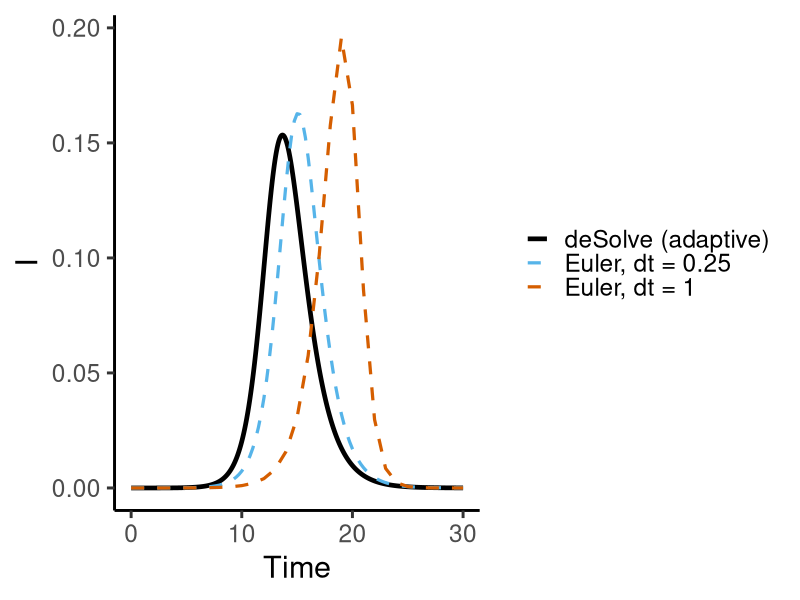
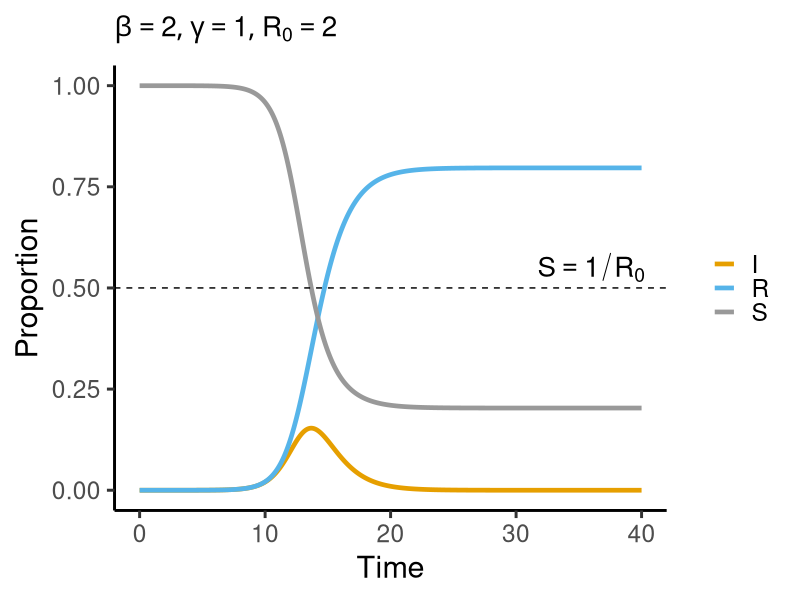
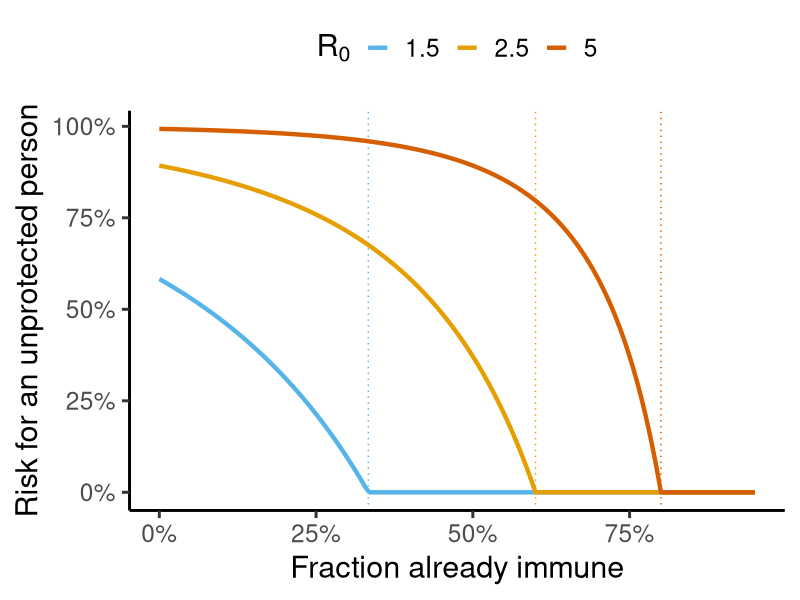
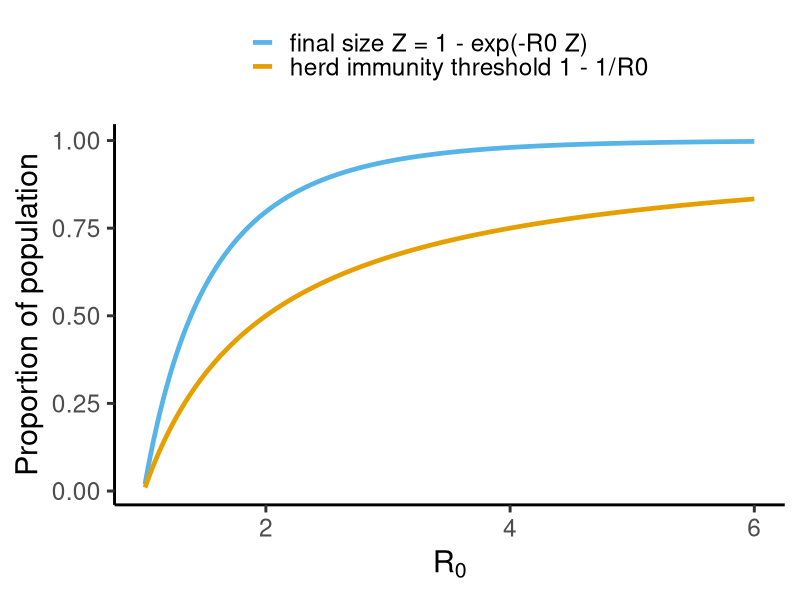
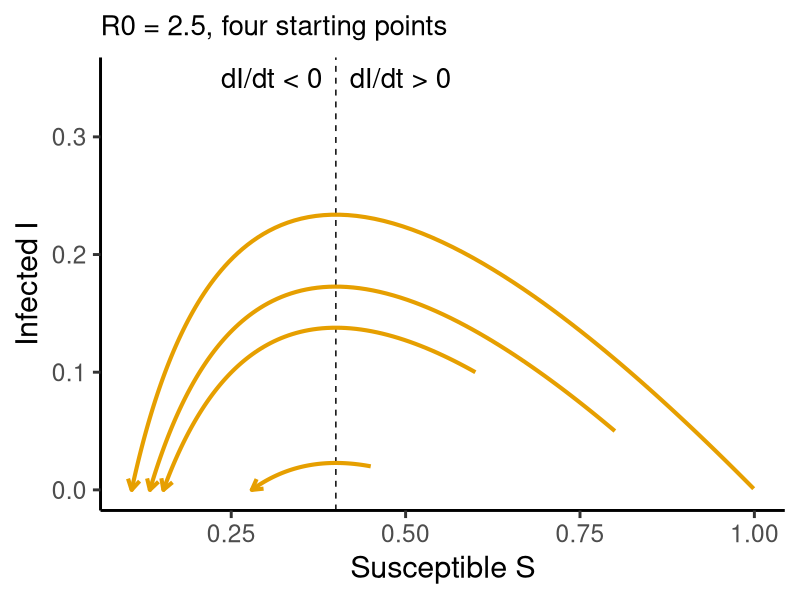
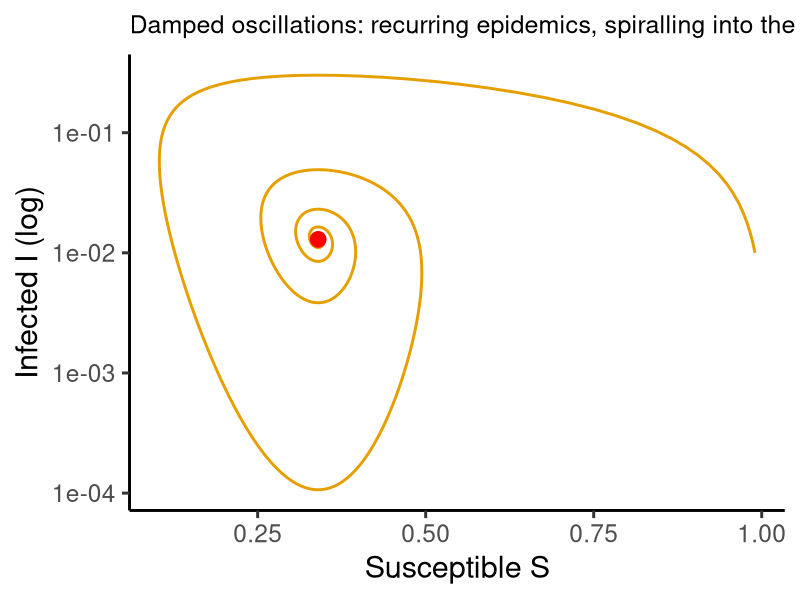
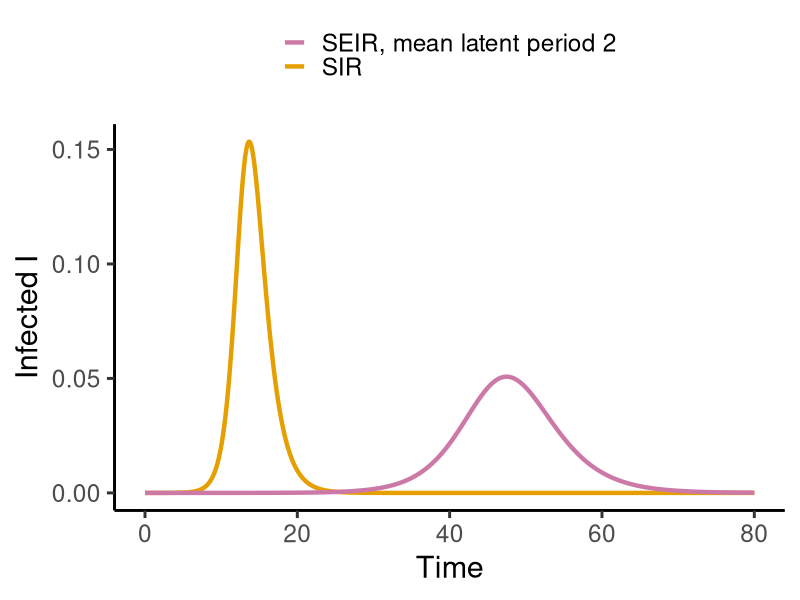

Write R code to recreate these figures, in order.
## ---- chunk 1
#| label: setup
library(deSolve)
library(ggplot2)
library(tidyr)
theme_set(theme_classic(base_size = 22))
pal <- c(S = "#999999", E = "#CC79A7", I = "#E69F00", R = "#56B4E9")
sir <- function(t, x, p) with(as.list(c(x, p)),
  list(c(-beta * S * I, beta * S * I - gamma * I, gamma * I)))
## ---- chunk 2
#| label: euler
#| fig-width: 11
#| fig-height: 3.4
euler <- function(dt, tmax = 30) {
  S <- 1 - 1e-6; I <- 1e-6; n <- round(tmax / dt)
  out <- data.frame(time = (0:n) * dt, I = NA_real_); out$I[1] <- I
  for (k in 1:n) {
    dS <- -2 * S * I; dI <- 2 * S * I - I
    S <- S + dS * dt; I <- I + dI * dt; out$I[k + 1] <- I
  }
  out
}
ref <- as.data.frame(ode(c(S = 1 - 1e-6, I = 1e-6, R = 0), seq(0, 30, 0.05), sir, c(beta = 2, gamma = 1)))
eu <- rbind(cbind(euler(1), method = "Euler, dt = 1"), cbind(euler(0.25), method = "Euler, dt = 0.25"))
ggplot() +
  geom_line(data = ref, aes(time, I, colour = "deSolve (adaptive)"), linewidth = 1.6) +
  geom_line(data = eu, aes(time, I, colour = method), linewidth = 1.1, linetype = "dashed") +
  scale_colour_manual(values = c("black", "#56B4E9", "#D55E00")) +
  labs(x = "Time", y = "I", colour = NULL)
## ---- chunk 3
#| label: sir
#| fig-width: 11
#| fig-height: 5.2
out <- as.data.frame(ode(c(S = 1 - 1e-6, I = 1e-6, R = 0), seq(0, 40, 0.05), sir,
                         c(beta = 2, gamma = 1)))
long <- pivot_longer(out, -time, names_to = "comp", values_to = "x")
ggplot(long, aes(time, x, colour = comp)) +
  geom_line(linewidth = 1.6) +
  geom_hline(yintercept = 0.5, linetype = "dashed") +
  annotate("text", x = 36, y = 0.55, label = "S == 1/R[0]", parse = TRUE, size = 7) +
  scale_colour_manual(values = pal) +
  labs(x = "Time", y = "Proportion", colour = NULL,
       title = expression(list(beta == 2, gamma == 1, R[0] == 2))) +
  theme(plot.title = element_text(size = 20))
## ---- chunk 4
#| label: herd-protection
#| fig-width: 6.5
#| fig-height: 5.2
risk <- function(p, R0) {
  if (R0 * (1 - p) <= 1) return(0)
  uniroot(function(z) 1 - z - exp(-R0 * (1 - p) * z), c(1e-9, 1))$root
}
ps <- seq(0, 0.95, by = 0.005)
hd <- do.call(rbind, lapply(c(1.5, 2.5, 5), function(R0)
  data.frame(p = ps, risk = sapply(ps, risk, R0 = R0), R0 = factor(R0))))
ggplot(hd, aes(p, risk, colour = R0)) +
  geom_vline(xintercept = 1 - 1 / c(1.5, 2.5, 5), linetype = "dotted",
             colour = c("#56B4E9", "#E69F00", "#D55E00")) +
  geom_line(linewidth = 1.5) +
  scale_colour_manual(values = c("#56B4E9", "#E69F00", "#D55E00")) +
  scale_x_continuous(labels = scales::percent) +
  scale_y_continuous(labels = scales::percent) +
  labs(x = "Fraction already immune", y = "Risk for an unprotected person",
       colour = expression(R[0])) +
  theme(legend.position = "top")
## ---- chunk 5
#| label: hit
#| fig-width: 11
#| fig-height: 4.9
R0s <- seq(1.01, 6, length.out = 200)
Z <- sapply(R0s, function(R0) uniroot(function(z) z - (1 - exp(-R0 * z)), c(1e-6, 1))$root)
df <- rbind(data.frame(R0 = R0s, y = 1 - 1 / R0s, what = "herd immunity threshold 1 - 1/R0"),
            data.frame(R0 = R0s, y = Z, what = "final size Z = 1 - exp(-R0 Z)"))
ggplot(df, aes(R0, y, colour = what)) +
  geom_line(linewidth = 1.6) +
  scale_colour_manual(values = c("#56B4E9", "#E69F00")) +
  labs(x = expression(R[0]), y = "Proportion of population", colour = NULL) +
  theme(legend.position = "top", legend.direction = "vertical")
## ---- chunk 6
#| label: phase
#| fig-width: 11
#| fig-height: 5.2
R0 <- 2.5
starts <- data.frame(S = c(0.999, 0.8, 0.6, 0.45), I = c(0.001, 0.05, 0.1, 0.02))
traj <- do.call(rbind, lapply(1:nrow(starts), function(i) {
  x0 <- c(S = starts$S[i], I = starts$I[i], R = 1 - starts$S[i] - starts$I[i])
  o <- as.data.frame(ode(x0, seq(0, 40, 0.05), sir, c(beta = R0, gamma = 1)))
  o$run <- i; o
}))
ggplot(traj, aes(S, I, group = run)) +
  geom_vline(xintercept = 1 / R0, linetype = "dashed") +
  geom_path(colour = "#E69F00", linewidth = 1.4,
            arrow = arrow(length = unit(0.3, "cm"), ends = "last")) +
  annotate("text", x = 1 / R0 - 0.02, y = 0.35, label = "dI/dt < 0", hjust = 1, size = 7) +
  annotate("text", x = 1 / R0 + 0.02, y = 0.35, label = "dI/dt > 0", hjust = 0, size = 7) +
  labs(x = "Susceptible S", y = "Infected I", title = "R0 = 2.5, four starting points") +
  theme(plot.title = element_text(size = 20))
## ---- chunk 7
#| label: endemic
#| fig-width: 11
#| fig-height: 5.2
sir_d <- function(t, x, p) with(as.list(c(x, p)), list(c(
  mu - beta * S * I - mu * S, beta * S * I - (gamma + mu) * I, gamma * I - mu * R)))
pd <- c(beta = 3, gamma = 1, mu = 0.02)
od <- as.data.frame(ode(c(S = 0.99, I = 0.01, R = 0), seq(0, 600, 0.1), sir_d, pd))
R0d <- 3 / 1.02
ggplot(od, aes(S, I)) +
  geom_path(colour = "#E69F00", linewidth = 1) +
  annotate("point", x = 1 / R0d, y = 0.02 * (R0d - 1) / 3, colour = "red", size = 5) +
  scale_y_log10() +
  labs(x = "Susceptible S", y = "Infected I (log)",
       title = "Damped oscillations: recurring epidemics, spiralling into the endemic equilibrium (red)") +
  theme(plot.title = element_text(size = 18))
## ---- chunk 8
#| label: seir
#| fig-width: 7.5
#| fig-height: 6
seir <- function(t, x, p) with(as.list(c(x, p)), list(c(
  -beta * S * I, beta * S * I - sigma * E, sigma * E - gamma * I, gamma * I)))
o1 <- as.data.frame(ode(c(S = 1 - 1e-6, I = 1e-6, R = 0), seq(0, 80, 0.1), sir, c(beta = 2, gamma = 1)))
o2 <- as.data.frame(ode(c(S = 1 - 1e-6, E = 0, I = 1e-6, R = 0), seq(0, 80, 0.1), seir,
                        c(beta = 2, gamma = 1, sigma = 0.5)))
ggplot() +
  geom_line(aes(o1$time, o1$I, colour = "SIR"), linewidth = 1.5) +
  geom_line(aes(o2$time, o2$I, colour = "SEIR, mean latent period 2"), linewidth = 1.5) +
  scale_colour_manual(values = c(SIR = "#E69F00", `SEIR, mean latent period 2` = "#CC79A7")) +
  labs(x = "Time", y = "Infected I", colour = NULL) +
  theme(legend.position = "top", legend.direction = "vertical")
